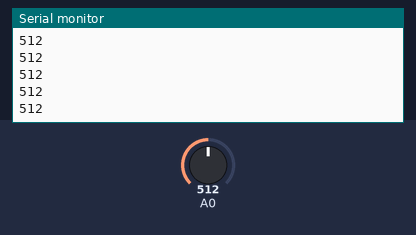
This sketch was run on a simulated Arduino Uno, built with avr-gcc and run on an emulated ATmega328P. Shown: the last lines printed to the serial monitor. The inputs (shaded band) are chosen by the test bench; at power-on: A0 = 512.

Above: at 1.2 s.
1.3 s: A0 set to 716
At 1.36 s:
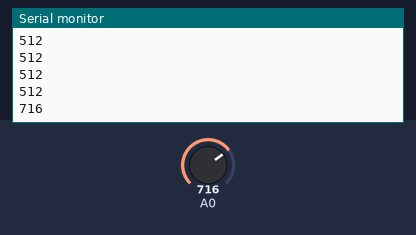
2.8 s: A0 set to 900
At 2.86 s:
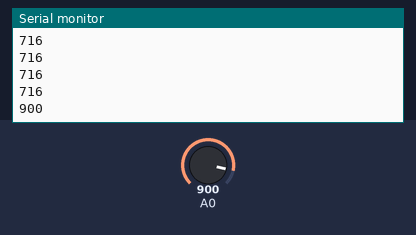
Timing chart, 0 to 5.8 s (numbered marks = the images above; inputs shaded):
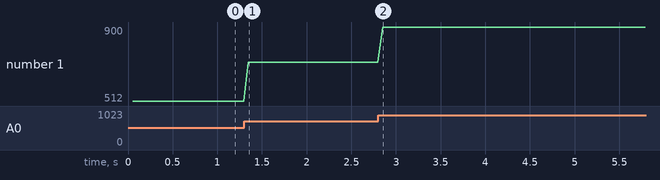

Measured:
- after the input at 1.3 s, the serial monitor: prints a new line after 0.05 s (image 1)
- after the input at 2.8 s, the serial monitor: prints a new line after 0.05 s (image 2)
- plotted number 1: 512 → 716 after the input at 1.3 s, 716 → 900 after the input at 2.8 s

The sketch:

01_Serial.ino
```cpp
int lastSend;

void setup() {
  Serial.begin(9600);
}

void loop() {
  int a0Val = analogRead(A0);

  if (millis() - lastSend > 50) {
  Serial.println(a0Val);
  lastSend = millis();
  }

  delay(2);
}
```
